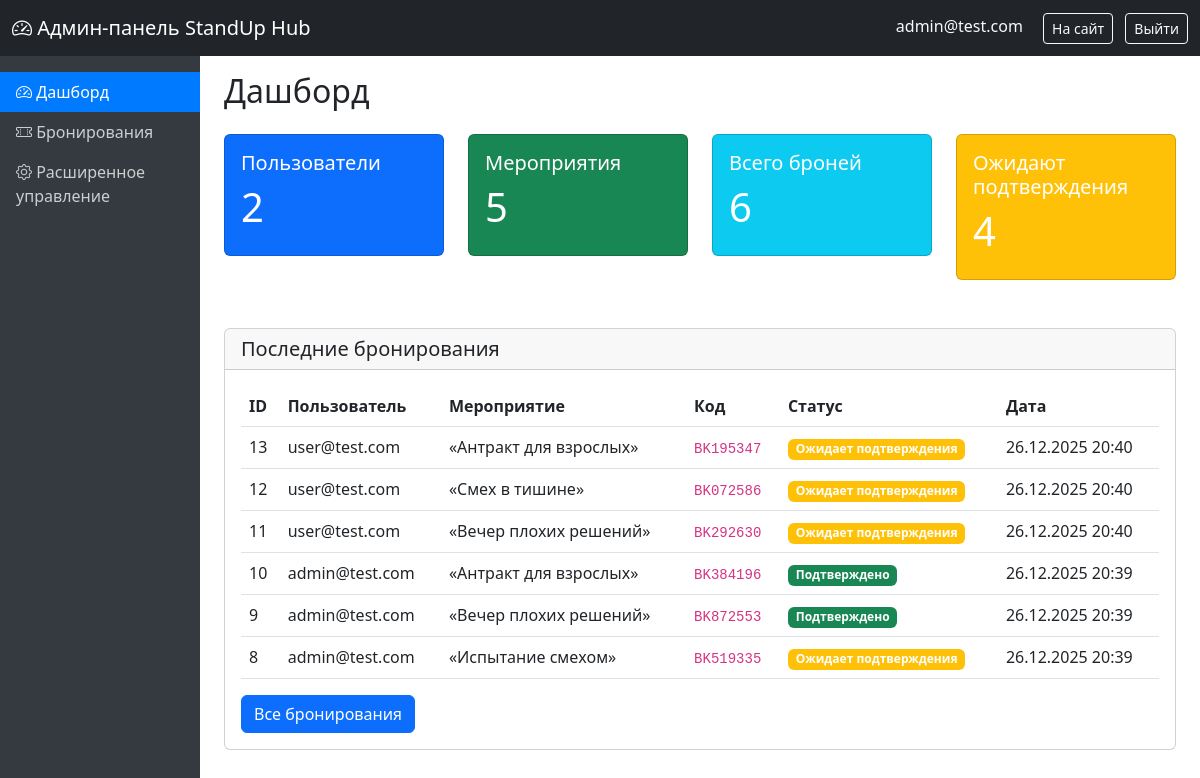
The app's page /admin-panel/ (signed in) with its own data.
### core/models.py (models this page shows, shortened)
class User(AbstractUser):
    ROLE_CHOICES = [
        ('user', 'Пользователь'),
        ('admin', 'Администратор'),
    ]
    role = models.CharField(max_length=10, choices=ROLE_CHOICES, default='user')
    phone = models.CharField(max_length=20, blank=True, null=True)

class Booking(models.Model):
    STATUS_CHOICES = [
        ('pending', 'Ожидает подтверждения'),
        ('confirmed', 'Подтверждено'),
        ('cancelled', 'Отменено'),
    ]
    user = models.ForeignKey(User, on_delete=models.CASCADE, related_name='bookings')
    event = models.ForeignKey(Event, on_delete=models.CASCADE, related_name='bookings')
    seats = models.PositiveIntegerField(default=1)
    booking_code = models.CharField(max_length=20, unique=True)
    status = models.CharField(max_length=10, choices=STATUS_CHOICES, default='pending')
    created_at = models.DateTimeField(auto_now_add=True)

class Event(models.Model):
    STATUS_CHOICES = [
        ('active', 'Активно'),
        ('cancelled', 'Отменено'),
        ('completed', 'Завершено'),
    ]
    title = models.CharField(max_length=200)
    description = models.TextField()
    comedians = models.ManyToManyField(Comedian, related_name='events')
    date = models.DateField()
    time = models.TimeField()
    price = models.DecimalField(max_digits=10, decimal_places=2)
    status = models.CharField(max_length=10, choices=STATUS_CHOICES, default='active')
    created_at = models.DateTimeField(auto_now_add=True)

### core/decorators.py (the view)
    def wrapper(request, *args, **kwargs):
        if not request.user.is_authenticated:
            return redirect('login')
        if request.user.role != 'admin' and not request.user.is_superuser:
            return redirect('home')
        return view_func(request, *args, **kwargs)

### core/views.py (called while the page is built)
@admin_required
def admin_dashboard(request):
    from .models import User, Event, Booking
    from django.db.models import Count
    stats = {
        'total_users': User.objects.count(),
        'total_events': Event.objects.count(),
        'total_bookings': Booking.objects.count(),
        'pending_bookings': Booking.objects.filter(status='pending').count(),
    }
    recent_bookings = Booking.objects.select_related('user', 'event').order_by('-created_at')[:10]
    context = {
        'stats': stats,
        'recent_bookings': recent_bookings,
    }
    return render(request, 'core/admin/dashboard.html', context)

### templates/core/admin/dashboard.html (shortened to what this page needs)
{% extends 'core/admin/base.html' %}
{% block content %}
<h1 class="h2 mb-4">Дашборд</h1>
<div class="row">
    <div class="col-md-3 mb-4">
        <div class="card bg-primary text-white">
            <div class="card-body">
                <h5 class="card-title">Пользователи</h5>
                <h2 class="display-6">{{ stats.total_users }}</h2>
            </div>
        </div>
    </div>
    <div class="col-md-3 mb-4">
        <div class="card bg-success text-white">
            <div class="card-body">
                <h5 class="card-title">Мероприятия</h5>
                <h2 class="display-6">{{ stats.total_events }}</h2>
            </div>
        </div>
    </div>
    <div class="col-md-3 mb-4">
        <div class="card bg-info text-white">
            <div class="card-body">
                <h5 class="card-title">Всего броней</h5>
                <h2 class="display-6">{{ stats.total_bookings }}</h2>
            </div>
        </div>
    </div>
    <div class="col-md-3 mb-4">
        <div class="card bg-warning text-white">
            <div class="card-body">
                <h5 class="card-title">Ожидают подтверждения</h5>
                <h2 class="display-6">{{ stats.pending_bookings }}</h2>
            </div>
        </div>
    </div>
</div>
<div class="card mt-4">
    <div class="card-header">
        <h5 class="mb-0">Последние бронирования</h5>
    </div>
    <div class="card-body">
        <div class="table-responsive">
            <table class="table table-hover">
                <thead>
                    <tr>
                        <th>ID</th>
                        <th>Пользователь</th>
                        <th>Мероприятие</th>
                        <th>Код</th>
                        <th>Статус</th>
                        <th>Дата</th>
                    </tr>
                </thead>
                <tbody>
                    {% for booking in recent_bookings %}
                    <tr>
                        <td>{{ booking.id }}</td>
                        <td>{{ booking.user.email }}</td>
                        <td>{{ booking.event.title|truncatewords:3 }}</td>
                        <td><code>{{ booking.booking_code }}</code></td>
                        <td>
                            <span class="badge bg-{% if booking.status == 'confirmed' %}success{% elif booking.status == 'pending' %}warning{% else %}danger{% endif %}">
                                {{ booking.get_status_display }}
                            </span>
                        </td>
                        <td>{{ booking.created_at|date:"d.m.Y H:i" }}</td>
                    </tr>
                    {% empty %}
                    <tr>
                        <td colspan="6" class="text-center">Нет бронирований</td>
                    </tr>
                    {% endfor %}
                </tbody>
            </table>
        </div>
        <a href="{% url 'admin_bookings' %}" class="btn btn-primary">Все бронирования</a>
    </div>
</div>
{% endblock %}

### templates/core/admin/base.html (shortened to what this page needs)
<!DOCTYPE html>
<html lang="ru">
<head>
    <link href="https://cdn.jsdelivr.net/npm/bootstrap@5.3.0/dist/css/bootstrap.min.css" rel="stylesheet">
    <link rel="stylesheet" href="https://cdn.jsdelivr.net/npm/bootstrap-icons@1.10.0/font/bootstrap-icons.css">
</head>
<body>
    <nav class="navbar navbar-dark bg-dark">
        <div class="container-fluid">
            <a class="navbar-brand" href="{% url 'admin_dashboard' %}">
                <i class="bi bi-speedometer2"></i> Админ-панель StandUp Hub
            </a>
            <div>
                <span class="text-light me-3">{{ user.email }}</span>
                <a href="{% url 'home' %}" class="btn btn-outline-light btn-sm">На сайт</a>
                <a href="{% url 'logout' %}" class="btn btn-outline-light btn-sm ms-2">Выйти</a>
            </div>
        </div>
    </nav>
    <div class="container-fluid">
        <div class="row">
            <div class="col-md-3 col-lg-2 px-0">
                <div class="sidebar pt-3">
                    <ul class="nav flex-column">
                        <li class="nav-item">
                            <a class="nav-link {% if request.resolver_match.url_name == 'admin_dashboard' %}active{% endif %}"
                               href="{% url 'admin_dashboard' %}">
                                <i class="bi bi-speedometer2"></i> Дашборд
                            </a>
                        </li>
                        <li class="nav-item">
                            <a class="nav-link {% if request.resolver_match.url_name == 'admin_bookings' %}active{% endif %}"
                               href="{% url 'admin_bookings' %}">
                                <i class="bi bi-ticket-perforated"></i> Бронирования
                            </a>
                        </li>
                        <li class="nav-item">
                            <a class="nav-link" href="/admin/" target="_blank">
                                <i class="bi bi-gear"></i> Расширенное управление
                            </a>
                        </li>
                    </ul>
                </div>
            </div>
            <main class="col-md-9 col-lg-10 px-4 py-3">
                {% block content %}
                {% endblock %}
            </main>
        </div>
    </div>
</body>
</html>

### templates/core/admin/base.html (style rules this page uses)
.sidebar { min-height: calc(100vh - 56px); background-color: #343a40; }
.sidebar .nav-link { color: rgba(255,255,255,.75); }
.sidebar .nav-link.active { color: #fff; background-color: #007bff; }

### records on screen
User: email "admin@test.com"
Booking: id "13", user.email "user@test.com", event "«Антракт для взрослых»", booking_code "BK195347", status "Ожидает подтверждения", created_at "26.12.2025 20:40"
Booking: id "12", user.email "user@test.com", event "«Смех в тишине»", booking_code "BK072586", status "Ожидает подтверждения", created_at "26.12.2025 20:40"
Booking: id "11", user.email "user@test.com", event "«Вечер плохих решений»", booking_code "BK292630", status "Ожидает подтверждения", created_at "26.12.2025 20:40"
Booking: id "10", user.email "admin@test.com", event "«Антракт для взрослых»", booking_code "BK384196", status "Подтверждено", created_at "26.12.2025 20:39"
Booking: id "9", user.email "admin@test.com", event "«Вечер плохих решений»", booking_code "BK872553", status "Подтверждено", created_at "26.12.2025 20:39"
Booking: id "8", user.email "admin@test.com", event "«Испытание смехом»", booking_code "BK519335", status "Ожидает подтверждения", created_at "26.12.2025 20:39"

### other values on screen
{{ stats.total_users }} "2"
{{ stats.total_events }} "5"
{{ stats.total_bookings }} "6"
{{ stats.pending_bookings }} "4"
